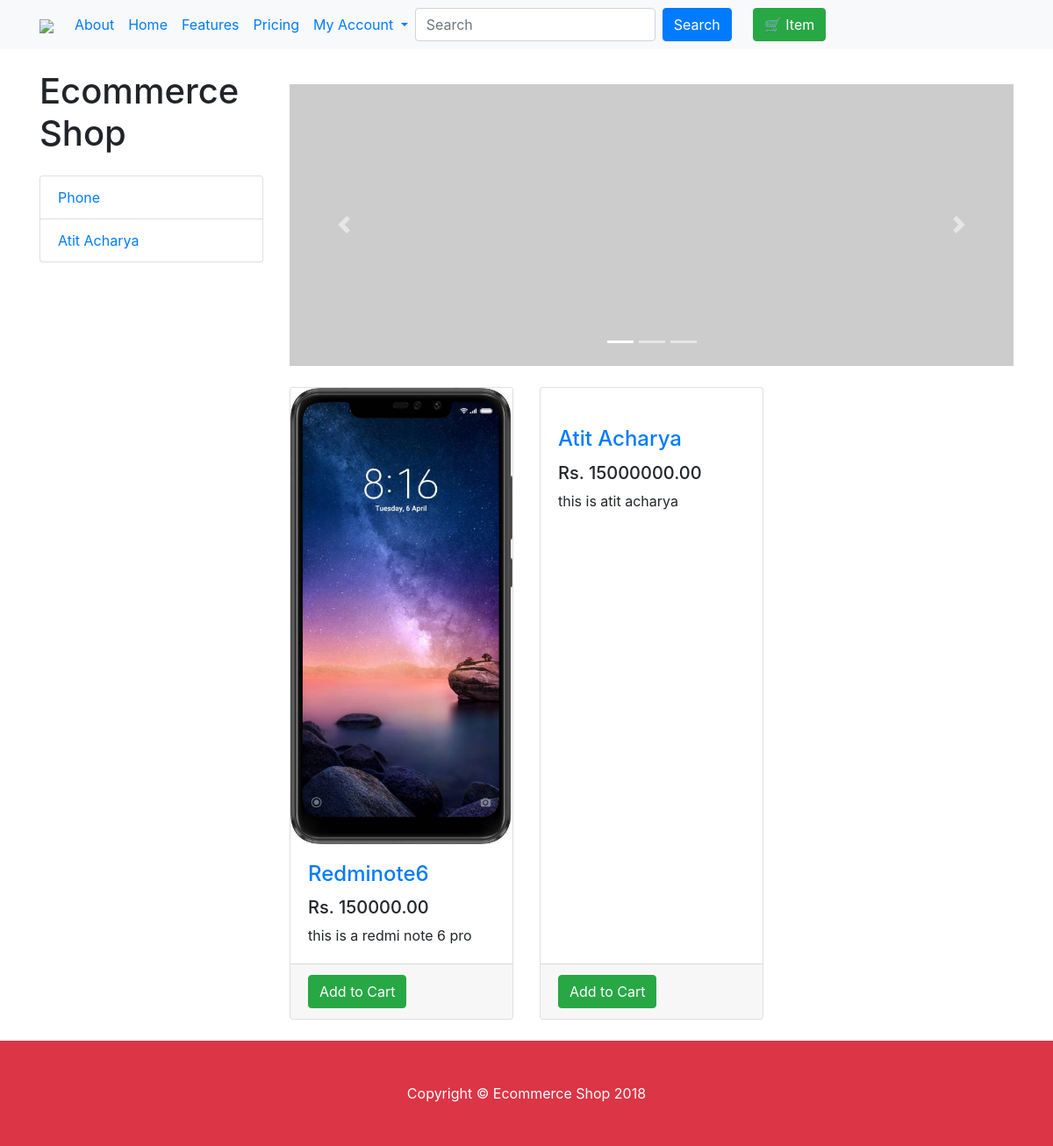
Page /home/ on the earlier database version.
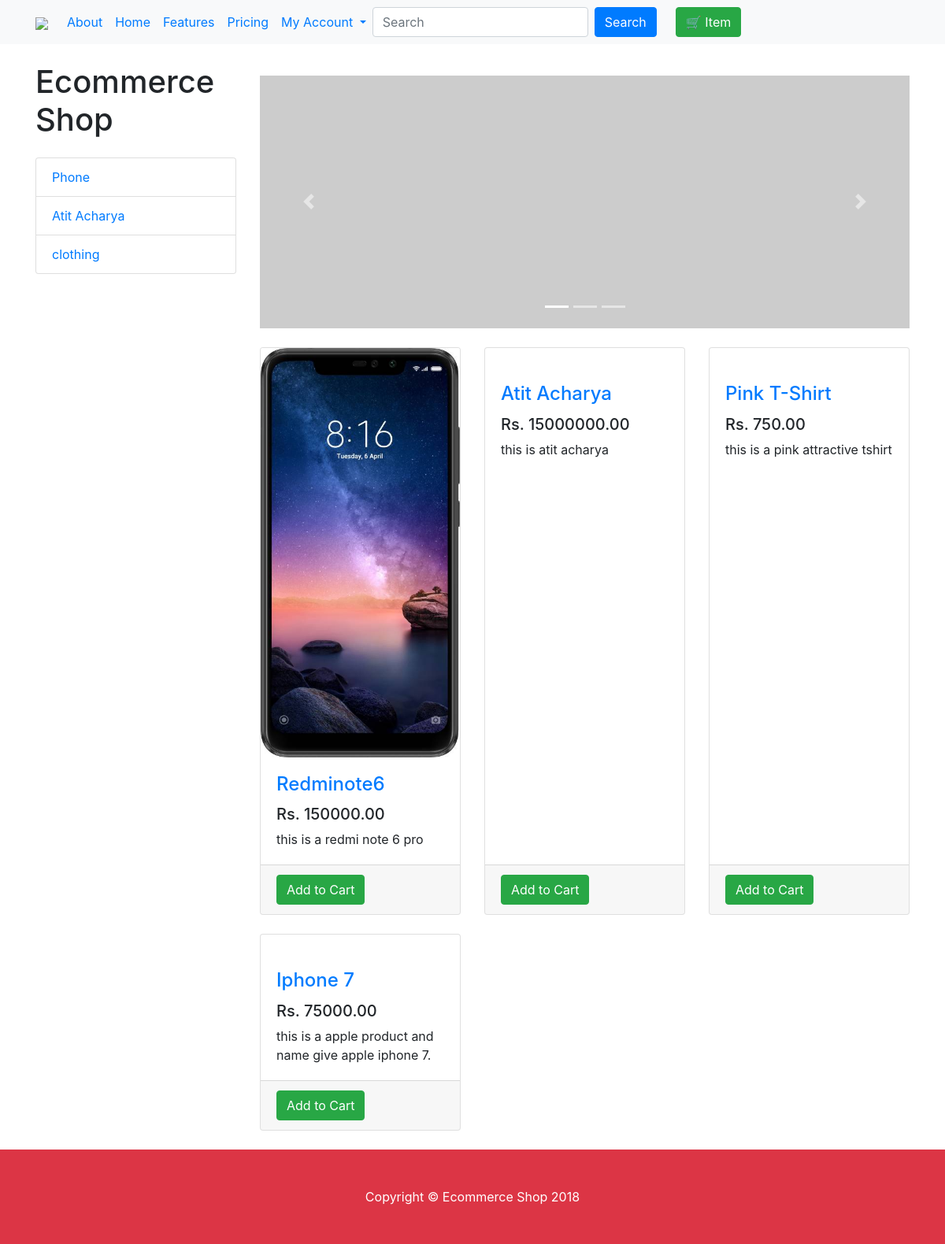
Same page on the later database version.
### eco/models.py (models this page shows, shortened)
class Category(models.Model):
    name=models.CharField(max_length=250)
    slug=AutoSlugField(populate_from='name')
    image=models.ImageField(upload_to="categories",blank=True)
    description=models.TextField(blank=True)
    featured=models.BooleanField(default=True)
    active=models.BooleanField(blank=True)
    created=models.DateTimeField(auto_now_add=True)
    modified=models.DateTimeField(auto_now=True)
    class Meta:
        verbose_name_plural="Categories"

class Product(models.Model):
    name=models.CharField(max_length=250)
    slug=AutoSlugField(populate_from="name")
    image=models.ImageField(upload_to="products",blank=True)
    brand=models.CharField(max_length=250,blank=True)
    shipping=models.CharField(max_length=250,blank=True)
    description=models.TextField(blank=True)
    price=models.DecimalField(max_digits=15,decimal_places=2)
    category=models.ForeignKey(Category,on_delete=models.CASCADE)
    featured=models.BooleanField(default=True)
    active=models.BooleanField(default=True)
    created=models.DateTimeField(auto_now_add=True)
    modified=models.DateTimeField(auto_now=True)

### eco/views.py (the view)
# urls.py: path('home/', views.home, name="home"),
def home(req):
    products = Product.objects.filter(active=True)
    categories = Category.objects.filter(active=True)
    context = {"products": products, "categories": categories}
    return render(req, "eco/home.html", context)

### eco/templates/eco/home.html (shortened to what this page needs)
{% extends 'eco/base.html' %}
{% block content %}
<div class="row">
    {% for item in products %}
     <div class="col-lg-4 col-md-6 mb-4">
              <div class="card h-100">
                <a href="#"><img class="card-img-top" src="/media/{{ item.image }}" alt=""></a>
                <div class="card-body">
                  <h4 class="card-title">
                    <a href="{% url "eco:detail" item.slug %}">{{ item.name|title }}</a>
                  </h4>
                  <h5>Rs. {{ item.price|floatformat:"2" }}</h5>
                  <p class="card-text">{{ item.description }}</p>
                </div>
                <div class="card-footer">
                  <small class="text-muted"><a class="btn btn-success" href="{% url "eco:cart" item.slug %}">Add to Cart</a></small>
                </div>
              </div>
            </div>
{% endfor %}
</div>
{% endblock %}
{% block header %}
          <div id="carouselExampleIndicators" class="carousel slide my-4" data-ride="carousel">
            <ol class="carousel-indicators">
              <li data-target="#carouselExampleIndicators" data-slide-to="0" class="active"></li>
              <li data-target="#carouselExampleIndicators" data-slide-to="1"></li>
              <li data-target="#carouselExampleIndicators" data-slide-to="2"></li>
            </ol>
            <div class="carousel-inner" role="listbox">
              <div class="carousel-item active">
                <img class="d-block img-fluid" src="http://placehold.it/900x350" alt="First slide">
              </div>
            </div>
            <a class="carousel-control-prev" href="#carouselExampleIndicators" role="button" data-slide="prev">
              <span class="carousel-control-prev-icon" aria-hidden="true"></span>
            </a>
            <a class="carousel-control-next" href="#carouselExampleIndicators" role="button" data-slide="next">
              <span class="carousel-control-next-icon" aria-hidden="true"></span>
            </a>
          </div>
{% endblock %}

### eco/templates/eco/base.html (shortened to what this page needs)
<!DOCTYPE html>
<html lang="en">
{% load static %}
{% load bootstrap4 %}
<head>
    <link href="{% static "eco/css/bootstrap.min.css" %}" rel="stylesheet">
    <link href="{% static "eco/css/eco-homepage.css" %}" rel="stylesheet">
</head>
<body>
<nav class="navbar navbar-expand-lg navbar-default bg-light fixed-top">
    <div class="container">
        <a class="navbar-brand" href="#"><img src="C:\Users\Atit\Desktop\ecomm\eco\static\eco\img\logo"></a>
        <div class="collapse navbar-collapse" id="navbarNavDropdown">
            <ul class="navbar-nav">
                <li class="nav-item">
                    <a class="nav-link" href="eco:about">About</a>
                </li>
                <li class="nav-item active">
                    <a class="nav-link" href="{% url "eco:home" %}">Home <span class="sr-only">(current)</span></a>
                </li>
                <li class="nav-item">
                    <a class="nav-link" href="#">Features</a>
                </li>
                <li class="nav-item">
                    <a class="nav-link" href="#">Pricing</a>
                </li>
                <li class="nav-item dropdown">
                    <a class="nav-link dropdown-toggle" href="#" id="navbarDropdownMenuLink" role="button"
                       data-toggle="dropdown" aria-haspopup="true" aria-expanded="false">
                        My Account
                    </a>
                </li>
            </ul>
            <form class="form-inline my-2 my-lg-0 mr-4" action="{% url 'eco:search' %}">
                <input class="form-control mr-sm-2" name="q" type="search" placeholder="Search" aria-label="Search">
                <button class="btn btn-primary my-2 my-sm-0" type="submit">Search</button>
            </form>
            <a href="/mycart" class="btn btn-success">🛒{{ request.session.data.count }}
                Item{{ request.session.data.count|pluralize }}</a>
        </div>
    </div>
</nav>
<div class="container">
    <div class="row">
        <div class="col-lg-3">
            <h1 class="my-4">Ecommerce Shop</h1>
            <div class="list-group">
                {% for c in categories %}
                    <a href="{% url "eco:categories" c.slug %}" class="list-group-item">{{ c.name }}</a>
                {% endfor %}
            </div>
        </div>
        <div class="col-lg-9 mt-3">
            {% block header %}{% endblock %}
            {% block content %}{% endblock %}
        </div>
    </div>
</div>
<footer class="py-5 bg-danger">
    <div class="container">
        <p class="m-0 text-center text-white">Copyright &copy; Ecommerce Shop 2018</p>
    </div>
</footer>
</body>
</html>

### eco/static/eco/css/eco-homepage.css (style rules this page uses)
body { padding-top: 54px; }
@media (min-width: 992px) { body { padding-top: 56px; } }

Differences in the rows shown:
added Category: name "clothing"
added Product: name "Pink T-Shirt", price "750.00", description "this is a pink attractive tshirt"
added Product: name "Iphone 7", price "75000.00", description "this is a apple product and name give apple iphone 7."
